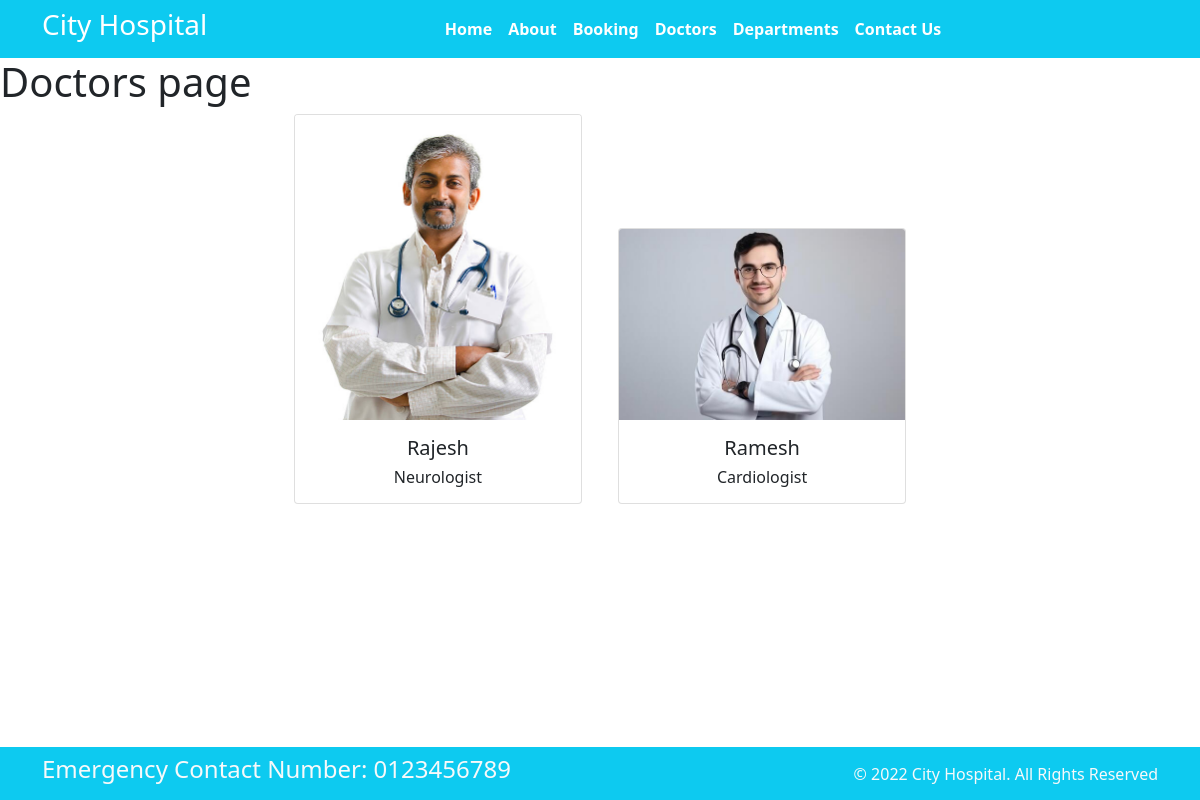
The app's page /doctors/ with its own data.
### home/models.py (models this page shows, shortened)
class Doctors(models.Model):
    doc_name = models.CharField(max_length=250)
    doc_spec = models.CharField(max_length=250)
    dep_name = models.ForeignKey(Department,on_delete=models.CASCADE)
    doc_image = models.ImageField(upload_to='doctors')

### home/views.py (the view)
# urls.py: path('doctors/',views.doctors,name='doctors'),
def doctors(request):
    doc_detail = {
        'doctors' : Doctors.objects.all()
    }
    return render(request,'doctors.html',doc_detail)

### templates/doctors.html (shortened to what this page needs)
{% extends 'sample.html' %}
{% block content %}
    <h1>Doctors page</h1>
<div class = "container text-center">
  {% for i in doctors%}
    <div class="card text-center mx-3" style="width: 18rem; display:inline-block">
      <img class="card-img-top" src="{{i.doc_image.url}}" alt="Card image cap">
      <div class="card-body">
        <h5 class="card-title">{{i.doc_name}}</h5>
        <h6 class="card-text">{{i.doc_spec}}</h6>
      </div>
    </div>
  {% endfor %}
</div>
{% endblock %}
{% block footer%}
    <section class="fixed-bottom">
      <footer class="pt-2 pb-2  bg-info text-light">
        <div class="container">
          <div class="row align-items-center">
            <div class="col-12 col-md-8">
              <h4>Emergency Contact Number: 0123456789</h4>
            </div>
            <div class="col-12 col-md-4 mt-4 mt-md-0 text-center text-md-end">
              © 2022 City Hospital. All Rights Reserved
            </div>
          </div>
        </div>
      </footer>
    </section>
{% endblock %}

### records on screen
Doctors: doc_image (picture), doc_name "Rajesh", doc_spec "Neurologist"
Doctors: doc_image (picture), doc_name "Ramesh", doc_spec "Cardiologist"
